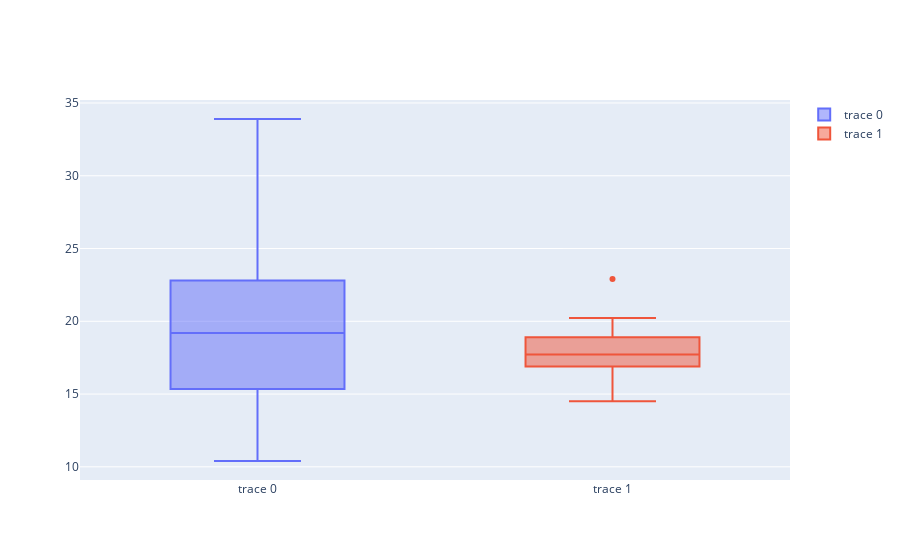

The notebook cell saved with this chart:
### Code cell
fig = go.Figure()
fig.add_trace(go.Box(y=mtcars.mpg))
fig.add_trace(go.Box(y=mtcars.qsec))
fig.show()

### Figure 1 — Plotly figure (JSON) as saved in the notebook; plotly's stock layout.template omitted (floating-point values rounded to 4 significant figures)
{"data": [{"type": "box", "y": [21, 21, 22.8, 21.4, 18.7, 18.1, 14.3, 24.4, 22.8, 19.2, 17.8, 16.4, 17.3, 15.2, 10.4, 10.4, 14.7, 32.4, 30.4, 33.9, 21.5, 15.5, 15.2, 13.3, 19.2, 27.3, 26, 30.4, 15.8, 19.7, 15, 21.4]}, {"type": "box", "y": [16.46, 17.02, 18.61, 19.44, 17.02, 20.22, 15.84, 20, 22.9, 18.3, 18.9, 17.4, 17.6, 18, 17.98, 17.82, 17.42, 19.47, 18.52, 19.9, 20.01, 16.87, 17.3, 15.41, 17.05, 18.9, 16.7, 16.9, 14.5, 15.5, 14.6, 18.6]}], "layout": {}}
